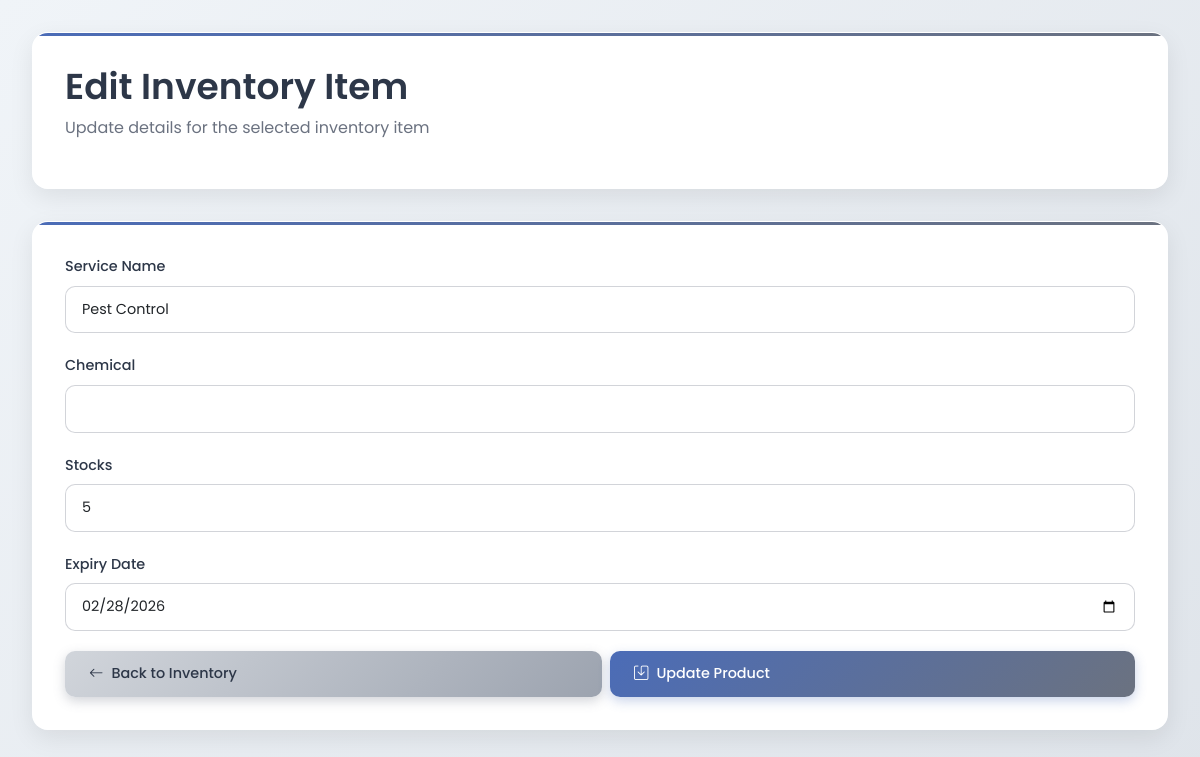
The app's page /edit_inventory.php?id=63 with its own data.
### tables this page shows
CREATE TABLE `inventory` (
  `inventory_id` int NOT NULL AUTO_INCREMENT,
  `service_id` int NOT NULL,
  `ai_id` int DEFAULT NULL,
  `ingredient_id` int NOT NULL,
  `active_ingredient` varchar(255) NOT NULL,
  `stocks` int NOT NULL,
  `expiry_date` date DEFAULT NULL,
  `created_at` timestamp NOT NULL DEFAULT CURRENT_TIMESTAMP,
  `barcode` varchar(50) NOT NULL,
  `updated_at` timestamp NULL DEFAULT CURRENT_TIMESTAMP ON UPDATE CURRENT_TIMESTAMP,
  PRIMARY KEY (`inventory_id`),
  UNIQUE KEY `uq_inventory_service_ingredient_expiry` (`service_id`,`active_ingredient`,`expiry_date`)
);

CREATE TABLE `services` (
  `service_id` int NOT NULL AUTO_INCREMENT,
  `service_name` varchar(100) NOT NULL,
  `service_type` varchar(100) DEFAULT NULL,
  `service_details` text,
  `description` text,
  `created_at` timestamp NOT NULL DEFAULT CURRENT_TIMESTAMP,
  `active_ingredient` varchar(100) NOT NULL,
  PRIMARY KEY (`service_id`),
  UNIQUE KEY `service_name` (`service_name`)
);

### edit_inventory.php (the view, shortened to what this page needs)
<?php
$host = 'localhost';
$dbname = 'pest control';
$username = 'root';
$password = '';
$conn = new mysqli($host, $username, $password, $dbname);
$id = isset($_GET['id']) ? (int)$_GET['id'] : 0;
$stmt = $conn->prepare("SELECT * FROM inventory WHERE inventory_id = ?");
$stmt->bind_param("i", $id);
$stmt->execute();
$result = $stmt->get_result();
$item = $result->fetch_assoc();
$services = [];
$service_query = $conn->query("SELECT service_id, service_name FROM services");
while ($row = $service_query->fetch_assoc()) {
    $services[] = $row;
}
?>
<!DOCTYPE html>
<html lang="en">
<head>
    <link rel="stylesheet" href="https://cdn.jsdelivr.net/npm/bootstrap@5.3.0/dist/css/bootstrap.min.css">
    <link rel="stylesheet" href="https://cdn.jsdelivr.net/npm/bootstrap-icons@1.10.5/font/bootstrap-icons.css">
</head>
<body>
<div class="dashboard-container">
    <div class="header-card">
        <div class="header-content">
            <div>
                <h1 class="header-title">Edit Inventory Item</h1>
                <p class="header-subtitle">Update details for the selected inventory item</p>
            </div>
        </div>
    </div>
    <div class="form-card">
        <form method="POST" action="edit_inventory.php?id=<?= $id ?>">
            <div class="form-group">
                <label for="service_id" class="form-label">Service Name</label>
                <select class="form-select" id="service_id" name="service_id" required>
                    <?php foreach ($services as $service): ?>
                        <option value="<?= $service['service_id'] ?>"
                            <?= $service['service_id'] == $item['service_id'] ? 'selected' : '' ?>>
                            <?= htmlspecialchars($service['service_name']) ?>
                        </option>
                    <?php endforeach; ?>
                </select>
            </div>
            <div class="form-group">
                <label for="active_ingredient" class="form-label">Chemical</label>
                <input list="ingredient_list" class="form-control" id="active_ingredient"
                       name="active_ingredient" value="<?= htmlspecialchars($item['active_ingredient']) ?>" required>
            </div>
            <div class="form-group">
                <label for="stocks" class="form-label">Stocks</label>
                <input type="number" class="form-control" id="stocks" name="stocks"
                       value="<?= htmlspecialchars($item['stocks']) ?>" required>
            </div>
            <div class="form-group">
                <label for="expiry_date" class="form-label">Expiry Date</label>
                <input type="date" class="form-control" id="expiry_date" name="expiry_date"
                       value="<?= htmlspecialchars($item['expiry_date']) ?>" required>
            </div>
            <div class="d-flex gap-2">
                <a href="inventory.php" class="btn btn-secondary flex-grow-1">
                    <i class="bi bi-arrow-left"></i> Back to Inventory
                </a>
                <button type="submit" class="btn btn-primary flex-grow-1">
                    <i class="bi bi-save"></i> Update Product
                </button>
            </div>
        </form>
    </div>
</div>
</body>
</html>

### edit_inventory.php (style rules this page uses)
* { margin: 0; padding: 0; box-sizing: border-box; }
body { background: linear-gradient(135deg, #f0f4f8 0%, #dfe4ea 100%); font-family: 'Poppins', sans-serif; min-height: 100vh; color: #2d3748; }
.dashboard-container { padding: 2rem; max-width: 1200px; margin: 0 auto; }
.header-card { background: rgba(255, 255, 255, 0.98); backdrop-filter: blur(10px); border-radius: 16px; padding: 2rem; margin-bottom: 2rem; box-shadow: 0 8px 24px rgba(0, 0, 0, 0.08); border: 1px solid rgba(255, 255, 255, 0.3); position: relative; overflow: hidden; }
.header-card::before { content: ''; position: absolute; top: 0; left: 0; right: 0; height: 3px; background: linear-gradient(90deg, #4b6cb7 0%, #6b7280 100%); }
.header-content { display: flex; justify-content: space-between; align-items: flex-start; flex-wrap: wrap; gap: 1rem; }
.header-title { color: #2d3748; font-size: 2.25rem; font-weight: 600; margin-bottom: 0.5rem; }
.header-subtitle { color: #6b7280; font-size: 1rem; font-weight: 400; }
.form-card { background: rgba(255, 255, 255, 0.98); backdrop-filter: blur(10px); border-radius: 16px; padding: 2rem; margin-bottom: 2rem; box-shadow: 0 8px 24px rgba(0, 0, 0, 0.08); border: 1px solid rgba(255, 255, 255, 0.3); position: relative; overflow: hidden; }
.form-card::before { content: ''; position: absolute; top: 0; left: 0; right: 0; height: 3px; background: linear-gradient(90deg, #4b6cb7 0%, #6b7280 100%); }
.form-label { font-weight: 500; color: #2d3748; font-size: 0.9rem; margin-bottom: 0.5rem; }
.form-control, .form-select { border-radius: 10px; border: 1px solid rgba(107, 114, 128, 0.3); padding: 0.75rem 1rem; font-size: 0.9rem; background: rgba(255, 255, 255, 0.95); transition: all 0.2s ease; }
.btn { padding: 0.75rem 1.5rem; border-radius: 10px; font-weight: 500; font-size: 0.9rem; border: none; cursor: pointer; transition: all 0.2s ease; text-decoration: none; display: inline-flex; align-items: center; gap: 0.5rem; }
.btn-primary { background: linear-gradient(135deg, #4b6cb7 0%, #6b7280 100%); color: white; box-shadow: 0 4px 12px rgba(75, 108, 183, 0.3); }
.btn-secondary { background: linear-gradient(135deg, #d1d5db 0%, #9ca3af 100%); color: #2d3748; box-shadow: 0 4px 12px rgba(107, 114, 128, 0.3); }
.form-group { margin-bottom: 1.25rem; }

### records on screen
inventory: service_id "Pest Control", stocks "5", expiry_date "02/28/2026"
